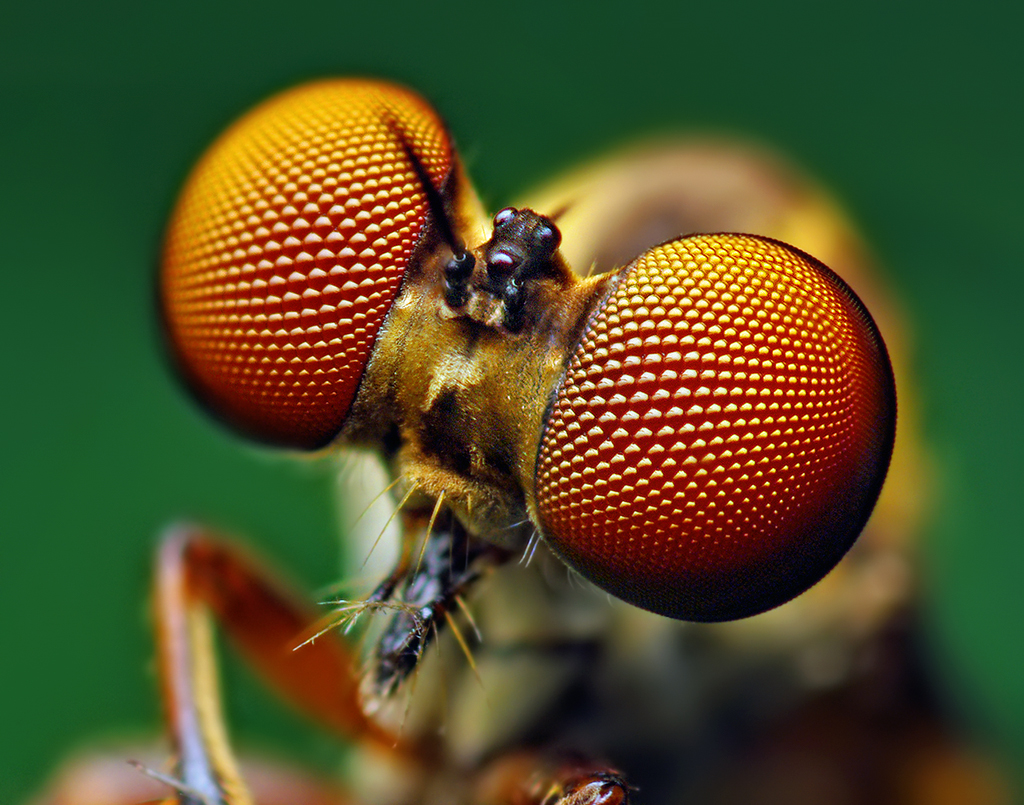
#> input picture L02/data/base/holcocephala.jpg, 1024 x 805 px
$ python 'test (1).py'
#> lines starting #> are read from the running program, lines starting #| are printed output that depends on the picture; after the words box and inside, x2 and y2 are one past the last pixel; in counts of white or black regions, pixels touching at a corner belong together
import cv2
import numpy as np

# [71 lines left out: functions get8n, region_growing, on_mouse, not called in this run]

clicks = []
image = cv2.imread('holcocephala.jpg', 0)
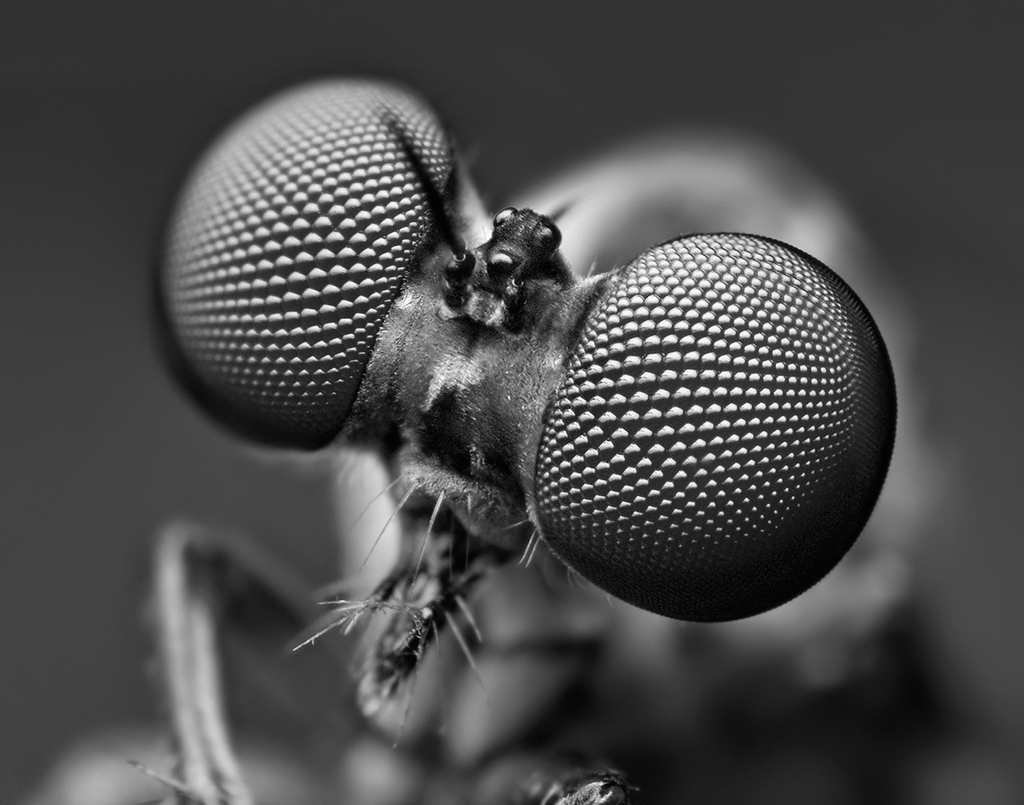
#> image: shape (805, 1024); min 0, max 255, mean 74
ret, img = cv2.threshold(image, 128, 255, cv2.THRESH_BINARY)
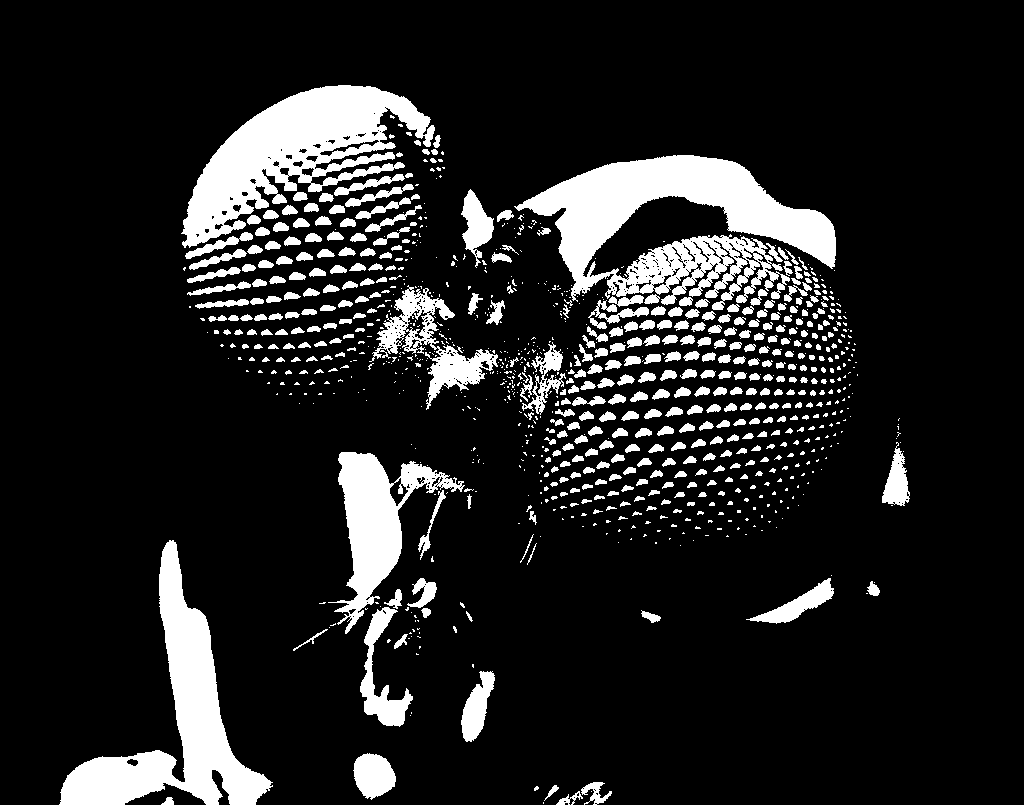
#> img: shape (805, 1024); 13.4% white; 996 white regions (588 under 20 px), largest, box (x1, y1, x2, y2) and area: (514, 155, 836, 310) 23106, (181, 85, 435, 248) 17385, (59, 540, 273, 805) 15862
cv2.namedWindow('Input')
cv2.setMouseCallback('Input', on_mouse, 0, )
cv2.imshow('Input', img)
cv2.waitKey()
#> (the run stopped early here; a loop or call above may not have finished)

$ run again, with L02/data/base/coco.jpg copied over L02/data/base/holcocephala.jpg
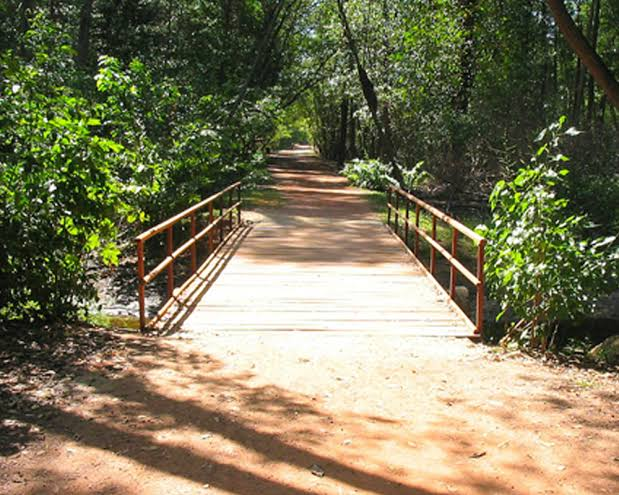
#> input picture L02/data/base/coco.jpg, 619 x 495 px
#> `image = cv2.imread('holcocephala.jpg', 0)`:
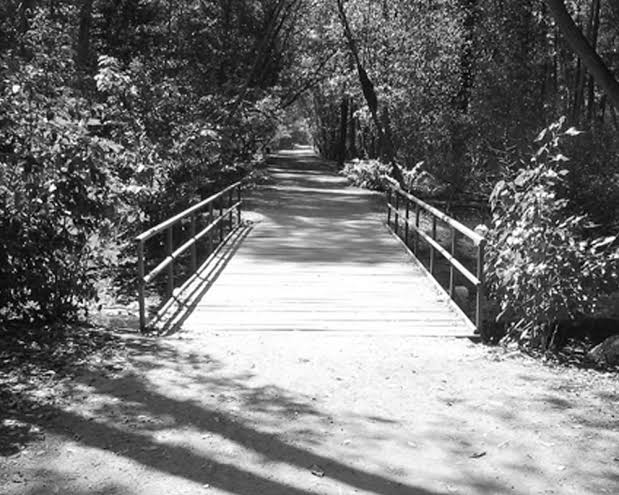
#> image: shape (495, 619); min 0, max 255, mean 118.4
#> `ret, img = cv2.threshold(image, 128, 255, cv2.THRESH_BINARY)`:
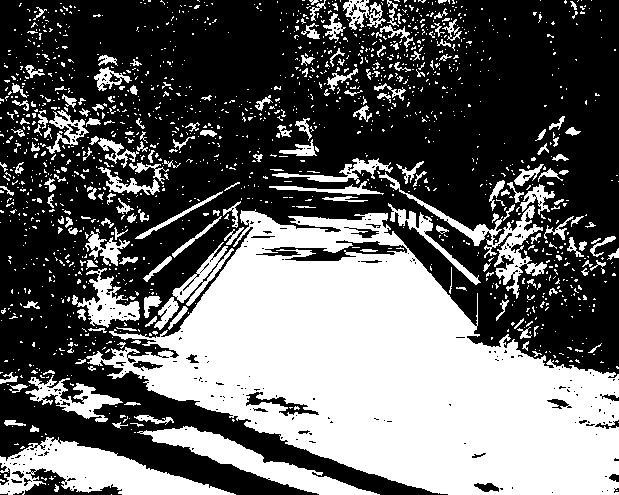
#> img: shape (495, 619); 39.3% white; 1562 white regions (1371 under 20 px), largest, box (x1, y1, x2, y2) and area: (86, 209, 619, 495) 79916, (0, 437, 236, 495) 6543, (137, 426, 380, 495) 4233
